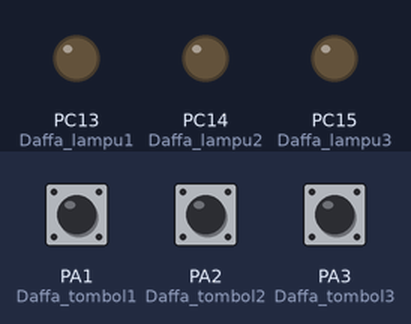
A sketch run on a simulated STM32 Blue Pill. Shown: output pins drawn as LEDs (lit = HIGH). Dashed ring = blinking. The inputs (shaded band) are chosen by the test bench; at power-on: PA1 (Daffa_tombol1) LOW, PA3 (Daffa_tombol3) LOW, PA2 (Daffa_tombol2) LOW. What the sketch prints to the serial monitor is not drawn.

Above: at 1.2 s.
1.3 s: PA1 (Daffa_tombol1) pulled HIGH for 1 s
At 2.7 s:
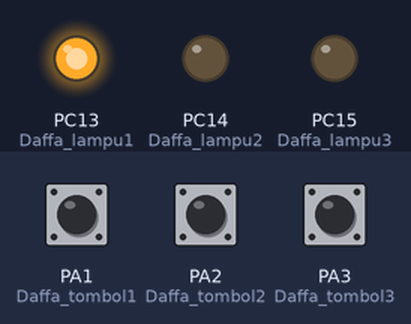
3.8 s: PA3 (Daffa_tombol3) pulled HIGH for 3.2 s
At 3.9 s:
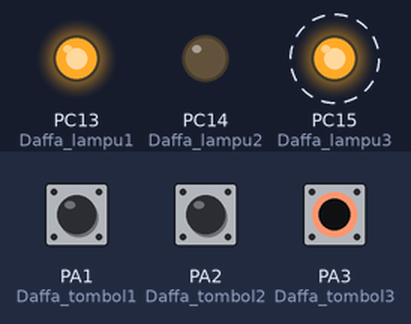
8.5 s: PA2 (Daffa_tombol2) pulled HIGH for 0.15 s
At 8.8 s:
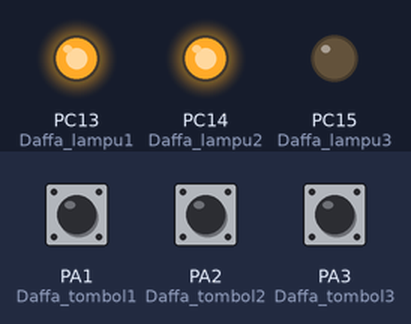
10.1 s: PA1 (Daffa_tombol1) pulled HIGH for 0.15 s
At 11.2 s:
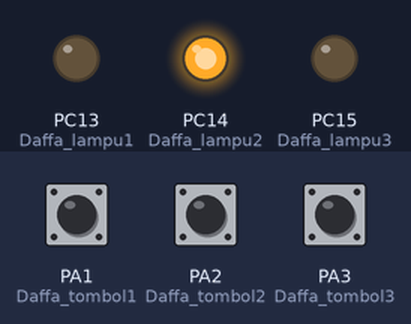
11.7 s: PA3 (Daffa_tombol3) pulled HIGH for 0.15 s
At 12.4 s:
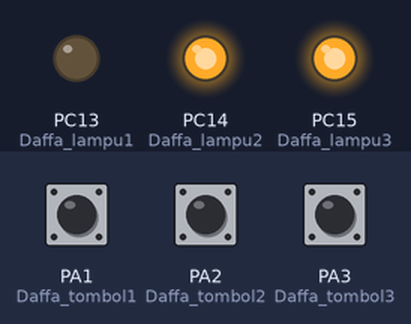
13.3 s: PA2 (Daffa_tombol2) pulled HIGH for 1 s
At 15.5 s:
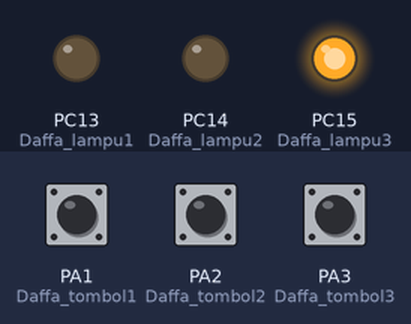
Timing chart, 0 to 16.8 s (numbered marks = the images above; inputs shaded):
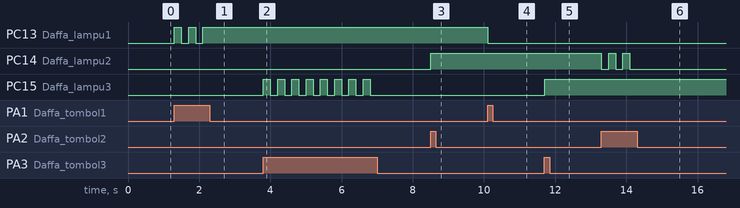

The sketch:

TEST_02.ino
```cpp
//IINISIALISASI
int Daffa_tombol1=PA1;
int Daffa_tombol2=PA2;
int Daffa_tombol3=PA3;
int Daffa_lampu1=PC13;
int Daffa_lampu2=PC14;
int Daffa_lampu3=PC15;
int Daffa_kunci1=0;
int Daffa_kunci2=0;
int Daffa_kunci3=0;

void setup() {
  // put your setup code here, to run once:
Serial.begin(9600);
pinMode(Daffa_tombol1,INPUT);
pinMode(Daffa_tombol2,INPUT);
pinMode(Daffa_tombol3,INPUT);
pinMode(Daffa_lampu1,OUTPUT);
pinMode(Daffa_lampu2,OUTPUT);
pinMode(Daffa_lampu3,OUTPUT);
}

void loop() {
  //BACA DATA
int Daffa_bacaTombol1=digitalRead(Daffa_tombol1);
int Daffa_bacaTombol2=digitalRead(Daffa_tombol2);
int Daffa_bacaTombol3=digitalRead(Daffa_tombol3);

//PRINT TO SERIAL
Serial.print("T1 :");Serial.print(Daffa_bacaTombol1);
Serial.print(" - T2 :");Serial.print(Daffa_bacaTombol2);
Serial.print(" - T3 :");Serial.print(Daffa_bacaTombol3);
Serial.println();


//LOGIKA PROGRAM
if (Daffa_bacaTombol1==1 && Daffa_kunci1==0){
  digitalWrite(Daffa_lampu1,HIGH);
  Serial.println("LAMPU1 ON");
  Daffa_kunci1=1;
  delay(200);
}
else if(Daffa_bacaTombol1==1 && Daffa_kunci1==1){
  digitalWrite(Daffa_lampu1,LOW);
  Serial.println("LAMPU1 OFF");
  Daffa_kunci1=0;
  delay(200);
}
else if (Daffa_bacaTombol2==1 && Daffa_kunci2==0){
  digitalWrite(Daffa_lampu2,HIGH);
  Serial.println("LAMPU2 ON");
  Daffa_kunci2=1;
  delay(200);
}
else if (Daffa_bacaTombol2==1 && Daffa_kunci2==1){
  digitalWrite(Daffa_lampu2,LOW);
  Serial.println("LAMPU2 ON");
  Daffa_kunci2=0;
  delay(200);
}
else if (Daffa_bacaTombol3==1 && Daffa_kunci3==0){
  digitalWrite(Daffa_lampu3,HIGH);
  Serial.println("LAMPU2 OFF");
  Daffa_kunci3=1;
  delay(200);
}
else if(Daffa_bacaTombol3==1 && Daffa_kunci3==1){
  digitalWrite(Daffa_lampu3,LOW);
  Serial.println("LAMPU1 ON");
  Daffa_kunci3=0;
  delay(200);
}

}
```

Measured:
- after the input at 1.3 s, PC13 (Daffa_lampu1): alternates HIGH for 0.20 s and LOW for 0.20 s, 5 changes in all, then stays HIGH, starting at once
- after the input at 3.8 s, PC15 (Daffa_lampu3): alternates HIGH for 0.20 s and LOW for 0.20 s, 16 changes in all, then stays LOW, starting at once
- after the input at 8.5 s, PC14 (Daffa_lampu2): LOW → HIGH at once
- after the input at 10.1 s, PC13 (Daffa_lampu1): HIGH → LOW at once
- after the input at 11.7 s, PC15 (Daffa_lampu3): LOW → HIGH at once
- after the input at 13.3 s, PC14 (Daffa_lampu2): alternates HIGH for 0.20 s and LOW for 0.20 s, 5 changes in all, then stays LOW, starting at once
